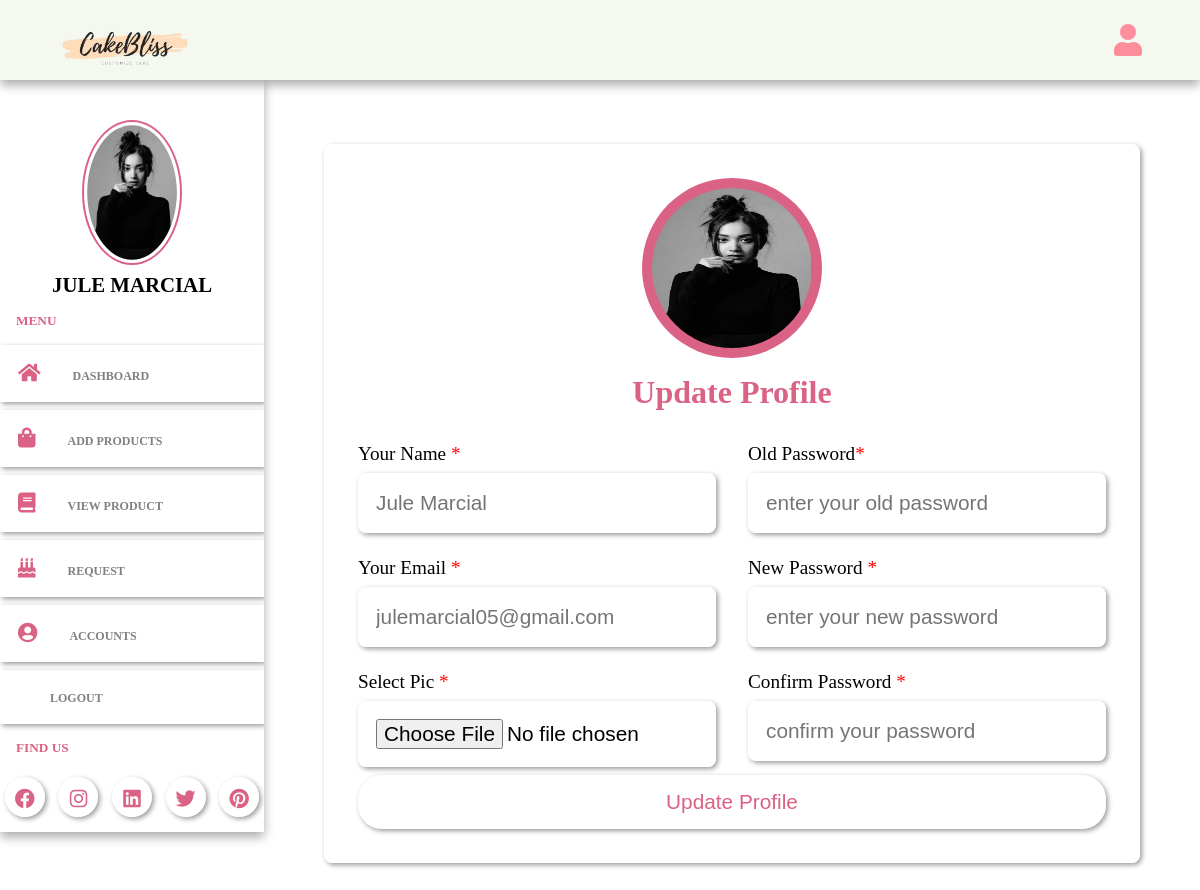
Screenshot of /admin/update.php (signed in) with the database file from the repository.
### tables this page shows
CREATE TABLE `sellers` (
  `id` varchar(20) NOT NULL,
  `name` varchar(50) NOT NULL,
  `email` varchar(50) NOT NULL,
  `password` varchar(50) NOT NULL,
  `image` varchar(100) NOT NULL
);

### admin/update.php (the view, shortened to what this page needs)
<?php
include '../components/connect.php';
?>
<!DOCTYPE html>
<html>
<head>
    <link rel="stylesheet" type="text/css" href="../css/admin_style.css">
    <link rel="stylesheet" href="https://cdnjs.cloudflare.com/ajax/libs/font-awesome/5.15.3/css/all.min.css">
</head>
<body>
<div class="main-container">
    <?php include '../components/admin_header.php'; ?>
</div>
</div>
    <section class="form-container">
    <form action="" method="post" enctype="multipart/form-data" class="register">
        <div class="img-box">
            <img src="../uploaded_files/<?= $fetch_profile['image']; ?>">
</div>
<h3>update profile</h3>
<div class="flex">
    <div class="col">
    <div class="input-field">
        <p>your name <span>*</span></p>
        <input type="text" name="name" placeholder="<?= $fetch_profile['name']; ?>"
        class="box">
</div>
<div class="input-field">
        <p>your email <span>*</span></p>
        <input type="email" name="email" placeholder="<?= $fetch_profile['email']; ?>"
        class="box">
</div>
<div class="input-field">
        <p>select pic <span>*</span></p>
        <input type="file" name="image" accept="image/*" class="box">
    </div>
</div>
<div class="col">
    <div class="input-field">
        <p>old password<span>*</span></p>
        <input type="password" name="old_pass" placeholder="enter your old password"
        class="box">
</div>
<div class="input-field">
        <p>new password <span>*</span></p>
        <input type="password" name="new_pass" placeholder="enter your new password"
        class="box">
</div>
<div class="input-field">
        <p>confirm password <span>*</span></p>
        <input type="password" name="cpass" placeholder="confirm your password" class="box">
</div>
</div>
</div>
<input type="submit" name="submit" value="update profile" class="btn">
</div>
</body>
</html>

### components/admin_header.php (shortened to what this page needs)
<header>
    <div class="logo">
        <img src="../image/logo-removebg-preview.png" width="150">
</div>
<div class ="right">
    <div class="fa fa-user" id="user-btn"></div>
</div>
    </header>
<div class="sidebar-container">
        <div class="sidebar">
        <?php
    $select_profile = $conn->prepare("SELECT * FROM sellers WHERE id = ?");
    $select_profile->execute([$seller_id]);
    if ($select_profile->rowCount() > 0) {
        $fetch_profile = $select_profile->fetch(PDO::FETCH_ASSOC);
    ?>
    <div class="profile">
        <img src="../uploaded_files/<?= $fetch_profile['image'];?>"class="logo-img" width="100">
        <p><?= $fetch_profile['name']; ?></p>
    </div>
    <?php } ?>
    <h5>menu</h5>
    <div class="navbar">
    <ul>
        <li> <a href="dashboard.php"><i class="fa fa-home" aria-hidden="true"></i>dashboard</a></li>
        <li> <a href="add_products.php"><i class="fa fa-shopping-bag" aria-hidden="true"></i>add products</a></li>
        <li> <a href="view_product.php"><i class="fa fa-book" aria-hidden="true"></i>view product</a></li>
        <li> <a href="customized.php"><i class="fa fa-birthday-cake" aria-hidden="true"></i></i>request</a></li>
        <li> <a href="user_accounts.php"><i class="fa fa-user-circle" aria-hidden="true"></i>accounts</a></li>
        <li><a href="login.php" onclick="return confirm('Logout from this website?');">
        <i class="fa fa-sign-out" aria-hidden="true"></i>Logout</a>
</ul>
</div>
<h5>find us</h5>
<div class="social-links">
    <i class="fab fa-facebook"></i>
    <i class="fab fa-instagram"></i>
    <i class="fab fa-linkedin"></i>
    <i class="fab fa-twitter"></i>
    <i class="fab fa-pinterest"></i>
    </div>

### rows the page displays
sellers: image (picture), name "JULE MARCIAL", name "Jule Marcial", email "julemarcial05@gmail.com"
